Frame 1 (no input): blank canvas, image omitted
Frame 60 (the mouse pressed at the canvas centre just before this capture): blank canvas, image omitted
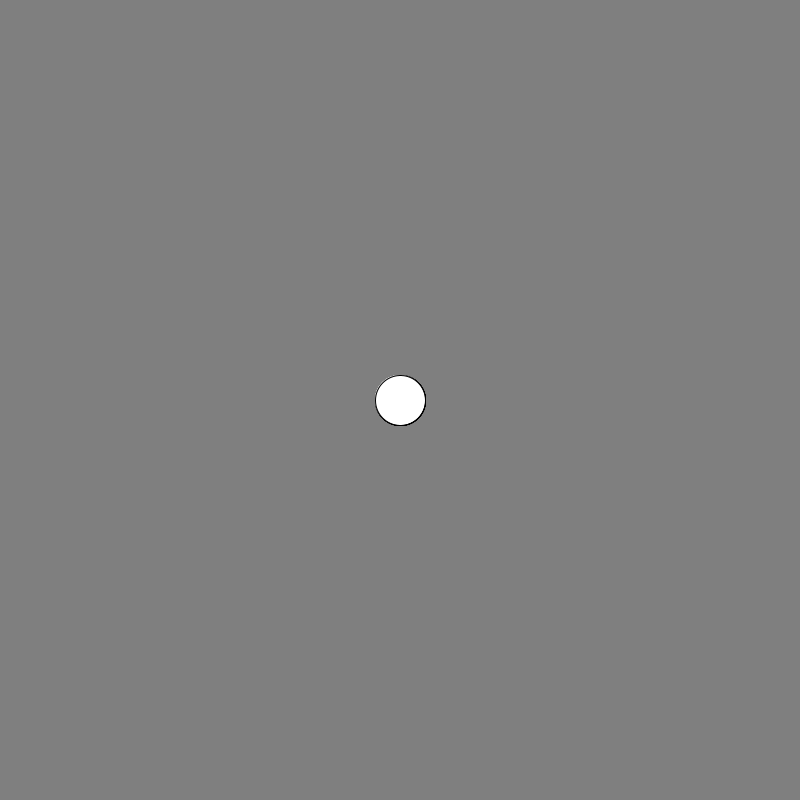
Frame 120 (the mouse held since frame 60 and released just before this capture)

The Processing sketch whose frames 1 and 60 were blank and that drew this single picture after the mouse press (run headless with seeded random() and noise(); from frame 60 on, the mouse is pressed at the canvas centre):

// Processing sketch: sketch_180318_animation
// ── sketch_180318_animation.pde
int nb = 8;
PGraphics[] frames;

void setup()
{
  size(800,800);
  frames = new PGraphics[nb];
  for (int i=0; i<nb; i++)
  {
    frames[i] = createGraphics(width,height);

    frames[i].beginDraw();
    frames[i].background(255,0);
    frames[i].endDraw();
    
  }
}

void draw()
{
  int i = frameCount % nb;  

  frames[i].beginDraw();
  if (mousePressed)
    frames[i].ellipse(mouseX,mouseY,50,50);
  frames[i].endDraw();

  background(127);
  image(frames[i],0,0);
}
